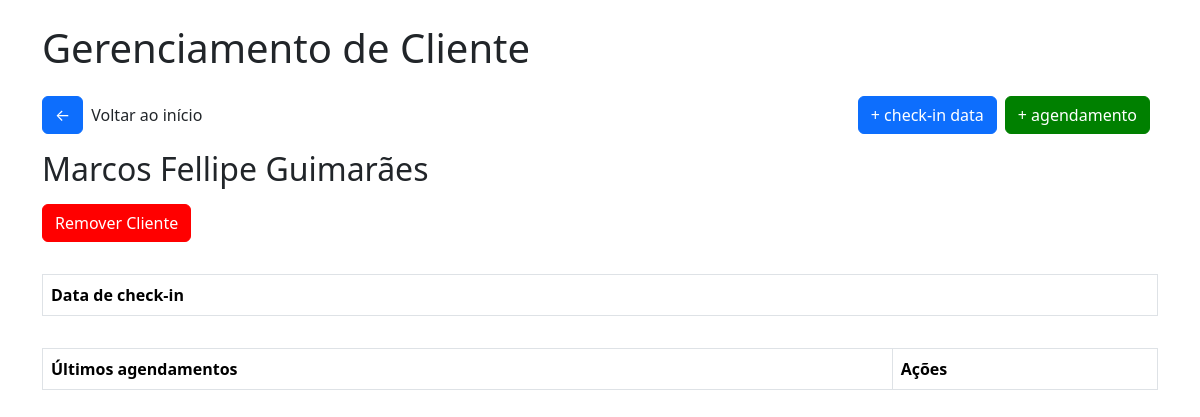
Page /clientelimpeza/1 on the earlier database version.
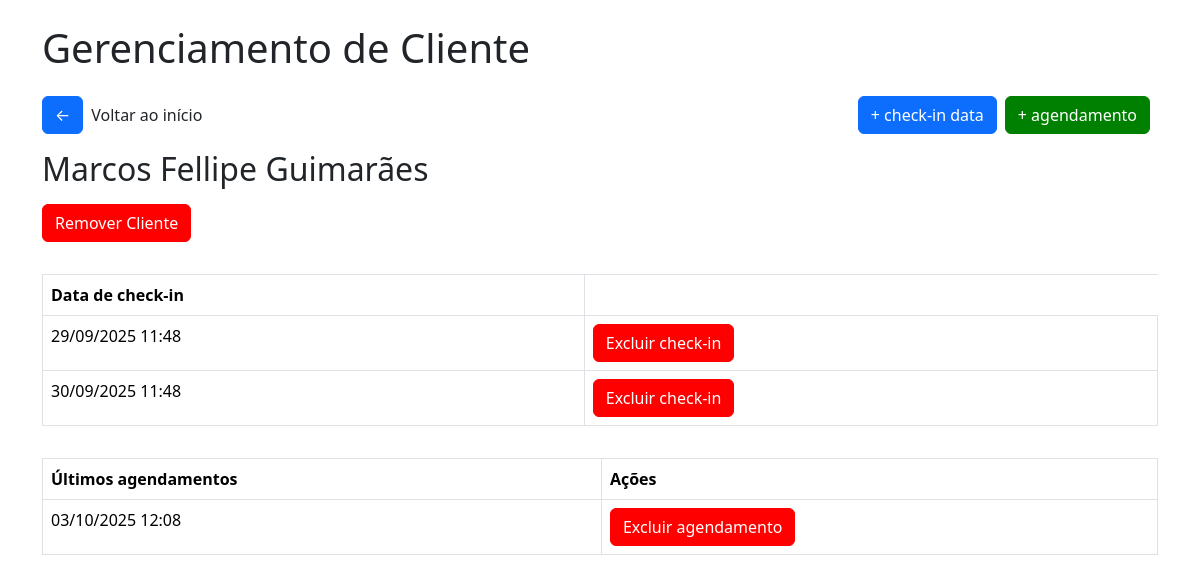
Same page on the later database version.
### tables this page shows
CREATE TABLE checkin_limpeza (
        id INTEGER PRIMARY KEY AUTOINCREMENT,
        cliente_id INTEGER,
        data DATETIME,
        FOREIGN KEY(cliente_id) REFERENCES clientes(id)
    );

CREATE TABLE historico_agendamento_limpeza (
        id INTEGER PRIMARY KEY AUTOINCREMENT,
        cliente_id INTEGER,
        data DATETIME,
        FOREIGN KEY(cliente_id) REFERENCES clientes(id)
    );

### app/views/limpeza.py (the view)
@app.route('/clientelimpeza/<int:cliente_id>')
def cliente_limpeza(cliente_id):
    conn = get_db_connection()
    cliente = conn.execute("SELECT * FROM cliente_limpeza WHERE id = ?", (cliente_id,)).fetchone()
    checkins = conn.execute("SELECT * FROM checkin_limpeza WHERE cliente_id = ? ORDER BY data ASC", (cliente_id,))
    agendamentos = conn.execute("SELECT * FROM historico_agendamento_limpeza WHERE cliente_id = ? ORDER BY data ASC", (cliente_id,))
    return render_template('limpeza/cliente_limpeza.html', cliente=cliente, checkins=checkins, agendamentos=agendamentos)

### app/model/model.py (called while the page is built)
def get_db_connection():
    conn = sqlite3.connect('checkins.db')
    conn.row_factory = sqlite3.Row
    return conn

### app/templates/limpeza/cliente_limpeza.html (shortened to what this page needs)
<!DOCTYPE html>
<html lang="pt-br">
<head>
    <link href="https://cdn.jsdelivr.net/npm/bootstrap@5.3.2/dist/css/bootstrap.min.css" rel="stylesheet">
    <link rel="stylesheet" href="{{url_for('static', filename='css/style.css')}}">
    <link rel="stylesheet" href="{{url_for('static', filename='css/modal.css')}}">
</head>
<body>
    <div class="container">
        <h1 class="mb-4">
            Gerenciamento de Cliente
        </h1>
        <div class="box-btn-home">
            <div class="box"><a href="/limpeza" class="btn btn-primary btn-home">&#x2190</a>
            <p>Voltar ao início</p></div>
            <div class="box">
                <a href="/adcheckindatalimpeza/{{cliente.id}}" class="btn btn-primary btn-home">+ check-in data</a>
                <a href="/adicionaragendamentolimpeza/{{cliente.id}}" class="btn btn-primary btn-home green">+ agendamento</a>
            </div>
        </div>
        <h2 class="mb-3">
            {{cliente.nome}}
        </h2>
        <button class="btn btn-primary btn-remover" id="openModal">Remover Cliente</button>
        <table class="table table-bordered table-checkin">
            <thead>
                <tr>
                <th>Data de check-in</th>
                </tr>
            </thead>
            <tbody>
                {% for checkin in checkins %}
                <tr>
                <td>{{ checkin.data }}</td>
                <td><a href="/excluircheckinlimpeza/{{checkin.id}}" class="btn btn-primary btn-remover excludecheckin">Excluir check-in</a></td>
                </tr>
                {% endfor %}
            </tbody>
        </table>
        <table class="table table-bordered table-checkin">
            <thead>
                <tr>
                <th>Últimos agendamentos</th>
                <th>Ações</th>
                </tr>
            </thead>
            <tbody>
                {% for a in agendamentos %}
                <tr>
                <td>{{ a.data }}</td>
                <td><a href="/excluiragendamentolimpeza/{{a.id}}" class="btn btn-primary btn-remover excludecheckin">Excluir agendamento</a></td>
                </tr>
                {% endfor %}
            </tbody>
        </table>
</body>
</html>

Differences in the rows shown:
added checkin_limpeza: data "29/09/2025 11:48"
added checkin_limpeza: data "30/09/2025 11:48"
added historico_agendamento_limpeza: data "03/10/2025 12:08"
